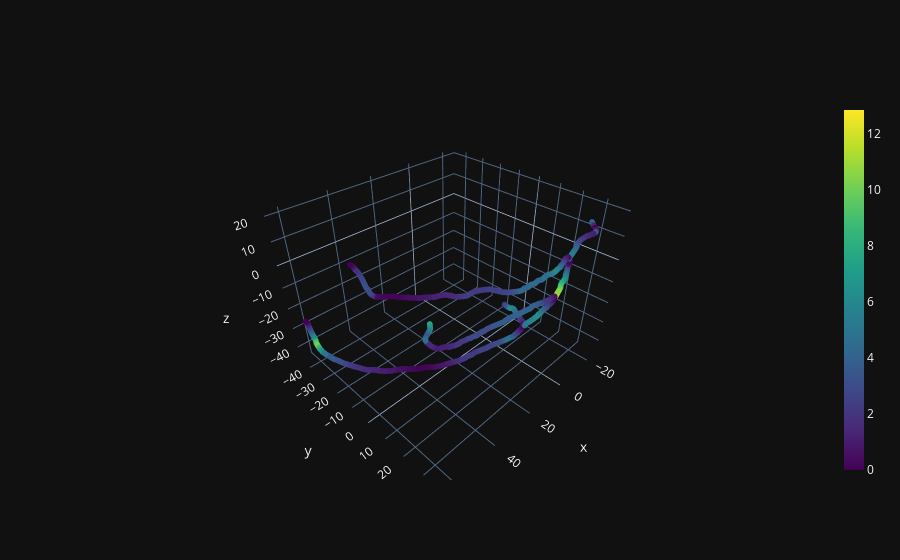

Notebook code cell kept with this figure:
### Code cell
# ? View the figure

print("There existed a problem in the matching due to there being multiple points from different branches on the epipolar line, messing up the correspondance\\This has since been fixed but write in the report")
"""pc = lab_2.structures.Pointcloud(reconstruction_3d_DLT)
mesh.plot_compare(pc)"""
pc = lab_2.structures.Pointcloud(reconstruction_3d_DLT)
mesh.plot_compare(pc)

### Figure 1 — Plotly figure (JSON) as saved in the notebook; plotly's stock layout.template omitted (floating-point values rounded to 4 significant figures; data arrays with more than 128 entries replaced by an {"elided": "..."} marker saying what was removed)
{"data": [{"marker": {"color": {"elided": "658 float values"}, "colorbar": {"thickness": 20}, "colorscale": [[0.0, "#440154"], [0.1111, "#482878"], [0.2222, "#3e4989"], [0.3333, "#31688e"], [0.4444, "#26828e"], [0.5556, "#1f9e89"], [0.6667, "#35b779"], [0.7778, "#6ece58"], [0.8889, "#b5de2b"], [1.0, "#fde725"]], "size": 2}, "mode": "markers", "x": {"elided": "658 float values"}, "y": {"elided": "658 float values"}, "z": {"elided": "658 float values"}, "type": "scatter3d"}], "layout": {"scene": {"aspectmode": "data"}}}
